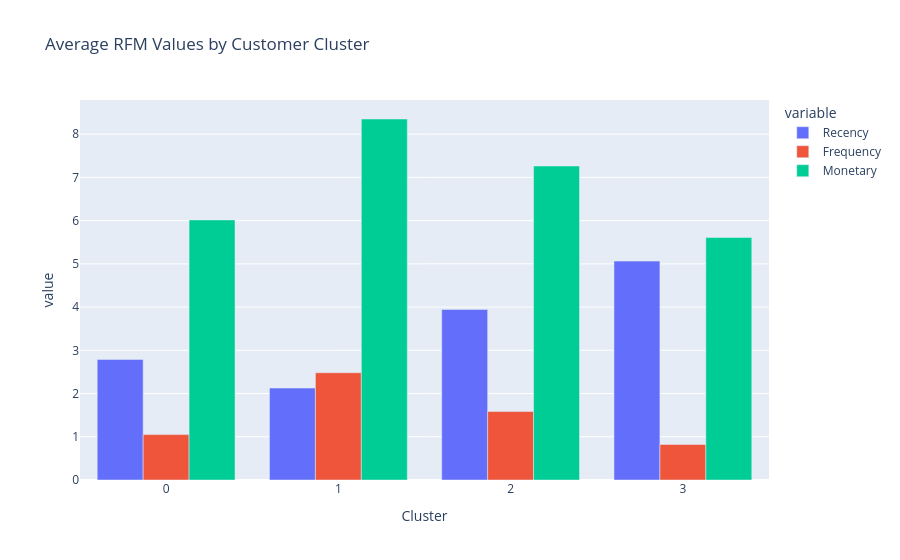

Write notebook code for a chart like this one.
### Code cell
cluster_summary_log = X.groupby(labels).mean()
cluster_summary_log.index.name = "Cluster"
cluster_summary_log = cluster_summary_log.reset_index()

fig = px.bar(
    cluster_summary_log,
    x="Cluster",
    y=["Recency", "Frequency", "Monetary"],
    barmode="group",
    title="Average RFM Values by Customer Cluster"
)

fig.show();

### Figure 1 — Plotly figure (JSON) as saved in the notebook; plotly's stock layout.template omitted (floating-point values rounded to 4 significant figures)
{"data": [{"alignmentgroup": "True", "hovertemplate": "variable=Recency<br>Cluster=%{x}<br>value=%{y}<extra></extra>", "legendgroup": "Recency", "marker": {"color": "#636efa", "pattern": {"shape": ""}}, "name": "Recency", "offsetgroup": "Recency", "orientation": "v", "showlegend": true, "textposition": "auto", "type": "bar", "x": [0, 1, 2, 3], "xaxis": "x", "y": [2.79, 2.127, 3.944, 5.064], "yaxis": "y"}, {"alignmentgroup": "True", "hovertemplate": "variable=Frequency<br>Cluster=%{x}<br>value=%{y}<extra></extra>", "legendgroup": "Frequency", "marker": {"color": "#EF553B", "pattern": {"shape": ""}}, "name": "Frequency", "offsetgroup": "Frequency", "orientation": "v", "showlegend": true, "textposition": "auto", "type": "bar", "x": [0, 1, 2, 3], "xaxis": "x", "y": [1.05, 2.481, 1.585, 0.8217], "yaxis": "y"}, {"alignmentgroup": "True", "hovertemplate": "variable=Monetary<br>Cluster=%{x}<br>value=%{y}<extra></extra>", "legendgroup": "Monetary", "marker": {"color": "#00cc96", "pattern": {"shape": ""}}, "name": "Monetary", "offsetgroup": "Monetary", "orientation": "v", "showlegend": true, "textposition": "auto", "type": "bar", "x": [0, 1, 2, 3], "xaxis": "x", "y": [6.017, 8.351, 7.263, 5.61], "yaxis": "y"}], "layout": {"barmode": "group", "legend": {"title": {"text": "variable"}, "tracegroupgap": 0}, "title": {"text": "Average RFM Values by Customer Cluster"}, "xaxis": {"anchor": "y", "domain": [0, 1], "title": {"text": "Cluster"}}, "yaxis": {"anchor": "x", "domain": [0, 1], "title": {"text": "value"}}}}
